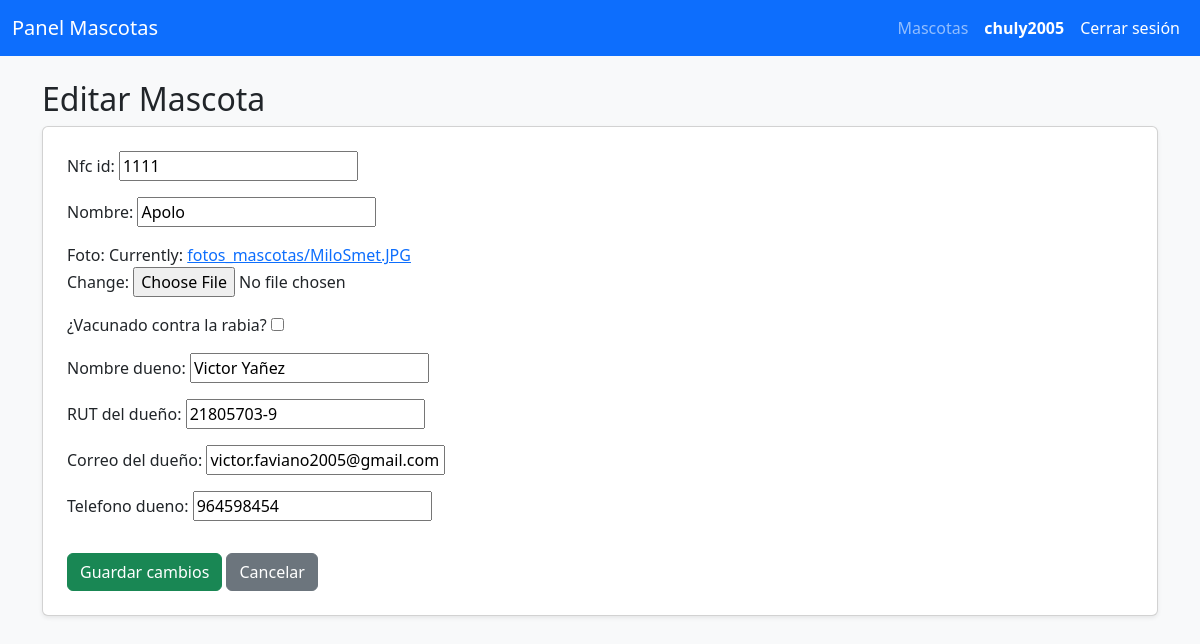
/Mascota/moderador/mascotas/1/editar/?nfc_id=&nombre=&telefono_dueno= (signed in), run on the app's committed database.
### mascotas/models.py (models this page shows, shortened)
class Mascota(models.Model):
    nfc_id = models.CharField(max_length=100, unique=True)
    nombre = models.CharField(max_length=100)
    foto = models.ImageField(upload_to='fotos_mascotas/')
    vacunado_rabia = models.BooleanField(default=False)
    nombre_dueno = models.CharField(max_length=100)
    rut_dueno = models.CharField(max_length=15, verbose_name='RUT del dueño')
    email_dueno = models.EmailField(max_length=254, verbose_name='Correo del dueño')
    telefono_dueno = models.CharField(max_length=20, null=True, blank=True)

### mascotas/views.py (the view)
# urls.py: path('moderador/mascotas/<int:pk>/editar/', views.moderador_editar_mascota, name='moderador_editar_mascota'),
@login_required
def moderador_editar_mascota(request, pk):
    mascota = get_object_or_404(Mascota, pk=pk)
    params = request.GET.urlencode()
    if request.method == 'POST':
        form = MascotaForm(request.POST, request.FILES, instance=mascota)
        if form.is_valid():
            form.save()
            if params:
                return redirect(f"{reverse('moderador_listar_mascotas')}?{params}")
            return redirect('moderador_listar_mascotas')
    else:
        form = MascotaForm(instance=mascota)
    return render(request, 'moderadores/editar_mascota.html', {'form': form, 'mascota': mascota, 'params': params})

### mascotas/forms.py
class MascotaForm(forms.ModelForm):
    def __init__(self, *args, **kwargs):
        super().__init__(*args, **kwargs)
        self.fields['vacunado_rabia'].label = '¿Vacunado contra la rabia?'
    class Meta:
        model = Mascota
        fields = [
            'nfc_id',
            'nombre',
            'foto',
            'vacunado_rabia',
            'nombre_dueno',
            'rut_dueno',
            'email_dueno',
            'telefono_dueno',
        ]

### mascotas/templates/moderadores/editar_mascota.html (shortened to what this page needs)
{% extends 'base.html' %}
{% block content %}
<div class="container mt-4">
  <h2>Editar Mascota</h2>
  <form method="post" enctype="multipart/form-data" class="card p-4 shadow-sm" action="?{% if params %}{{ params }}{% endif %}">
    {{ form.as_p }}
    <div class="mt-3">
      <button type="submit" class="btn btn-success">Guardar cambios</button>
      <a href="{% url 'moderador_listar_mascotas' %}{% if params %}?{{ params }}{% endif %}" class="btn btn-secondary">Cancelar</a>
    </div>
  </form>
</div>
{% endblock %}

### mascotas/templates/base.html (shortened to what this page needs)
{% load static %}
<!DOCTYPE html>
<html lang="es">
<head>
    <link href="https://cdn.jsdelivr.net/npm/bootstrap@5.3.3/dist/css/bootstrap.min.css" rel="stylesheet">
    <link rel="stylesheet" href="{% static 'mascotas/estilos.css' %}">
</head>
<body>
{% if user.is_authenticated %}
<nav class="navbar navbar-expand-lg navbar-dark bg-primary mb-4">
  <div class="container-fluid">
    <a class="navbar-brand" href="{% url 'moderador_listar_mascotas' %}">Panel Mascotas</a>
    <div class="collapse navbar-collapse" id="navbarNav">
      <ul class="navbar-nav ms-auto align-items-center">
        <li class="nav-item">
          <a class="nav-link" href="{% url 'moderador_listar_mascotas' %}">Mascotas</a>
        </li>
        <li class="nav-item">
          <span class="nav-link text-white fw-bold">{{ user.username }}</span>
        </li>
        <li class="nav-item">
          <form method="post" action="{% url 'logout' %}">
            <button class="nav-link btn btn-link text-white" style="text-decoration:none;" type="submit">Cerrar sesión</button>
          </form>
        </li>
      </ul>
    </div>
  </div>
</nav>
{% endif %}
<main>
{% block content %}{% endblock %}
</main>
</body>
</html>

### mascotas/static/mascotas/estilos.css (style rules this page uses)
body { background-color: #f8f9fa; }

### data on the page
Mascota: nfc_id "1111", nombre "Apolo", nombre_dueno "Victor Yañez", rut_dueno "21805703-9", email_dueno "victor.faviano2005@gmail.com", telefono_dueno "964598454"

### other printed values
{{ user.username }} "chuly2005"
